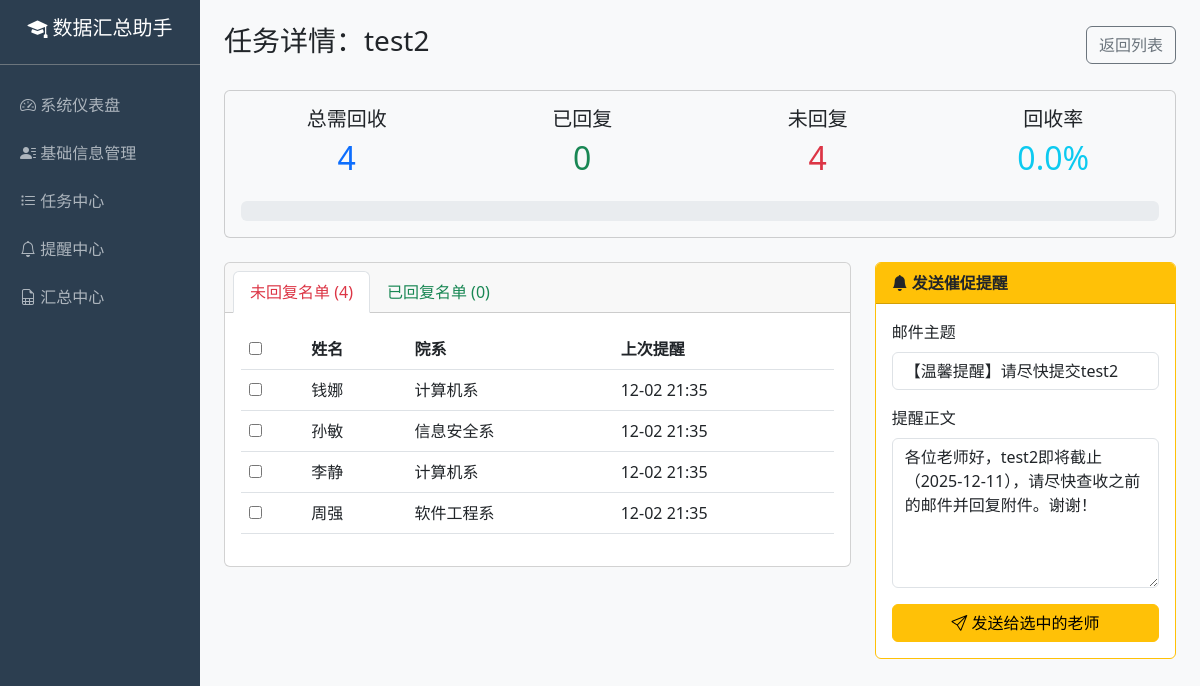
Page /task_detail/10 on the committed database.
### models.py (models this page shows, shortened)
class Task(db.Model):
    __tablename__ = 'tasks'
    task_id = db.Column(db.Integer, primary_key=True, autoincrement=True)
    task_name = db.Column(db.String(100), nullable=False)
    format_file = db.Column(db.String(200))
    start_time = db.Column(db.DateTime, default=datetime.now)
    end_time = db.Column(db.DateTime)
    reminder_time = db.Column(db.DateTime)
    status = db.Column(db.String(20), default='draft')
    email_subject = db.Column(db.String(200))  # 保存自定义标题
    email_content = db.Column(db.Text)  # 保存自定义正文

class TaskRecipient(db.Model):
    __tablename__ = 'task_recipient'
    id = db.Column(db.Integer, primary_key=True)
    task_id = db.Column(db.Integer, db.ForeignKey('tasks.task_id'))
    teacher_id = db.Column(db.String(20), db.ForeignKey('teachers.teacher_id'))
    sent_time = db.Column(db.DateTime)
    teacher = db.relationship('Teacher', backref='task_recipients')
    task = db.relationship('Task', backref='recipients')
    @property
    def is_replied(self):
        from models import RecycledExcel  # 需要导入 RecycledExcel 模型
        return RecycledExcel.query.filter_by(
            task_id=self.task_id,
            teacher_id=self.teacher_id
        ).first() is not None

class Teacher(db.Model):
    __tablename__ = 'teachers'
    teacher_id = db.Column(db.String(20), primary_key=True)
    name = db.Column(db.String(50), nullable=False)
    sex = db.Column(db.String(10))
    age = db.Column(db.Integer)
    title = db.Column(db.String(50))
    position = db.Column(db.String(50))
    email = db.Column(db.String(100), nullable=False)
    tel = db.Column(db.String(20))
    dep_id = db.Column(db.String(20), db.ForeignKey('departments.dep_id'))
    department = db.relationship('Department', backref='teachers')

class Department(db.Model):
    __tablename__ = 'departments'
    dep_id = db.Column(db.String(20), primary_key=True)
    dep_name = db.Column(db.String(50), nullable=False)
    school_id = db.Column(db.String(20))

### app.py (the view)
@app.route('/task_detail/<int:task_id>')
def task_detail(task_id):
    task = Task.query.get_or_404(task_id)
    recipients = TaskRecipient.query.filter_by(task_id=task_id).all()
    total_recipients = len(recipients)
    replied_count = len([r for r in recipients if r.is_replied])
    if total_recipients == 0:
        reply_status = '未完成'  # 还没有收件人
        reply_rate = 0
    else:
        reply_rate = round((replied_count / total_recipients) * 100, 2)
        reply_status = '已完成' if reply_rate == 100 else '未完成'
    if task.status == 'draft':
        time_status = '草稿'
    elif task.end_time and task.end_time.date() < date.today():
        time_status = '已终止'  # 截止日期已过
    else:
        time_status = '进行中'  # 截止日期未到
    return render_template('task_detail.html',
                           task=task,
                           recipients=recipients,
                           time_status=time_status,  # 新增：按时间算的状态
                           reply_status=reply_status,  # 新增：按回收率算的状态
                           reply_rate=reply_rate,  # 回收率数据
                           replied_count=replied_count,
                           total_recipients=total_recipients
                           )

### templates/task_detail.html (shortened to what this page needs)
{% extends "layout.html" %}
{% block content %}
<div class="d-flex justify-content-between align-items-center mb-4">
    <h3>任务详情：{{ task.task_name }}</h3>
    <a href="{{ url_for('task_center') }}" class="btn btn-outline-secondary">返回列表</a>
</div>
<div class="card mb-4 bg-light">
    <div class="card-body">
        <div class="row text-center">
            {% set total = recipients|length %}
            {% set replied = recipients|selectattr('is_replied', 'equalto', true)|list|length %}
            {% set not_replied = total - replied %}
            {% set rate = (replied / total * 100)|round(1) if total > 0 else 0 %}
            <div class="col-md-3"><h5>总需回收</h5><h2 class="text-primary">{{ total }}</h2></div>
            <div class="col-md-3"><h5>已回复</h5><h2 class="text-success">{{ replied }}</h2></div>
            <div class="col-md-3"><h5>未回复</h5><h2 class="text-danger">{{ not_replied }}</h2></div>
            <div class="col-md-3"><h5>回收率</h5><h2 class="text-info">{{ rate }}%</h2></div>
        </div>
        <div class="progress mt-3" style="height: 20px;">
        </div>
    </div>
</div>
<div class="row">
    <div class="col-md-8">
        <div class="card">
            <div class="card-header">
                <ul class="nav nav-tabs card-header-tabs" id="detailTabs">
                    <li class="nav-item">
                        <a class="nav-link active text-danger" data-bs-toggle="tab" href="#not-replied">未回复名单 ({{ not_replied }})</a>
                    </li>
                    <li class="nav-item">
                        <a class="nav-link text-success" data-bs-toggle="tab" href="#replied">已回复名单 ({{ replied }})</a>
                    </li>
                </ul>
            </div>
            <div class="card-body">
                <div class="tab-content">
                    <div class="tab-pane fade show active" id="not-replied">
                        <form id="remindForm">
                            <table class="table table-hover align-middle">
                                <thead>
                                    <tr>
                                        <th><input type="checkbox" id="selectAll" onclick="toggleSelectAll()"></th>
                                        <th>姓名</th>
                                        <th>院系</th>
                                        <th>上次提醒</th>
                                    </tr>
                                </thead>
                                <tbody>
                                    {% for r in recipients if not r.is_replied %}
                                    <tr>
                                        <td><input type="checkbox" name="teacher_ids" value="{{ r.teacher.teacher_id }}" class="remind-check"></td>
                                        <td>{{ r.teacher.name }}</td>
                                        <td>{{ r.teacher.department.dep_name }}</td>
                                        <td>{{ r.sent_time.strftime('%m-%d %H:%M') if r.sent_time else '从未' }}</td>
                                    </tr>
                                    {% endfor %}
                                </tbody>
                            </table>
                        </form>
                    </div>
                </div>
            </div>
        </div>
    </div>
    <div class="col-md-4">
        <div class="card border-warning h-100">
            <div class="card-header bg-warning text-dark fw-bold"><i class="bi bi-bell-fill"></i> 发送催促提醒</div>
            <div class="card-body d-flex flex-column">
                <div class="mb-3">
                    <label class="form-label">邮件主题</label>
                    <input type="text" class="form-control" value="【温馨提醒】请尽快提交{{ task.task_name }}">
                </div>
                <div class="mb-3 flex-grow-1">
                    <label class="form-label">提醒正文</label>
                    <textarea class="form-control" style="height: 150px;">各位老师好，{{ task.task_name }}即将截止（{{ task.end_time.strftime('%Y-%m-%d') }}），请尽快查收之前的邮件并回复附件。谢谢！</textarea>
                </div>
                <button class="btn btn-warning w-100 mt-auto" onclick="alert('提醒邮件发送功能（需连接后端逻辑）')">
                    <i class="bi bi-send"></i> 发送给选中的老师
                </button>
            </div>
        </div>
    </div>
</div>
{% endblock %}

### templates/layout.html (style rules this page uses)
body { background-color: #f8f9fa; }

### rows in the picture
Task: task_name "test2", task_name "【温馨提醒】请尽快提交test2", task_name "各位老师好，test2即将截止（2025-12-11），请尽快查收之前的邮件并回复附件。谢谢！"
TaskRecipient: teacher.name "钱娜", teacher.department.dep_name "计算机系", sent_time "12-02 21:35"
TaskRecipient: teacher.name "孙敏", teacher.department.dep_name "信息安全系", sent_time "12-02 21:35"
TaskRecipient: teacher.name "李静", teacher.department.dep_name "计算机系", sent_time "12-02 21:35"
TaskRecipient: teacher.name "周强", teacher.department.dep_name "软件工程系", sent_time "12-02 21:35"

### other values in the picture
{{ total }} "4"
{{ replied }} "0"
{{ not_replied }} "4"
{{ rate }} "0.0"
